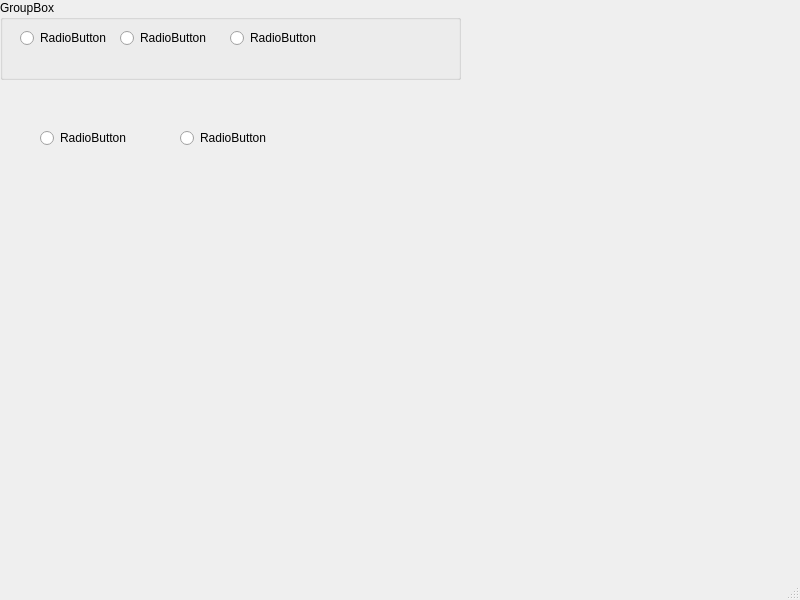
<?xml version="1.0" encoding="UTF-8"?>
<ui version="4.0">
 <class>MainWindow</class>
 <widget class="QMainWindow" name="MainWindow">
  <property name="geometry">
   <rect>
    <x>0</x>
    <y>0</y>
    <width>800</width>
    <height>600</height>
   </rect>
  </property>
  <property name="windowTitle">
   <string>MainWindow</string>
  </property>
  <widget class="QWidget" name="centralwidget">
   <widget class="QGroupBox" name="groupBox">
    <property name="geometry">
     <rect>
      <x>0</x>
      <y>0</y>
      <width>461</width>
      <height>80</height>
     </rect>
    </property>
    <property name="title">
     <string>GroupBox</string>
    </property>
    <widget class="QRadioButton" name="radioButton">
     <property name="geometry">
      <rect>
       <x>20</x>
       <y>30</y>
       <width>89</width>
       <height>16</height>
      </rect>
     </property>
     <property name="text">
      <string>RadioButton</string>
     </property>
    </widget>
    <widget class="QRadioButton" name="radioButton_2">
     <property name="geometry">
      <rect>
       <x>120</x>
       <y>30</y>
       <width>89</width>
       <height>16</height>
      </rect>
     </property>
     <property name="text">
      <string>RadioButton</string>
     </property>
    </widget>
    <widget class="QRadioButton" name="radioButton_3">
     <property name="geometry">
      <rect>
       <x>230</x>
       <y>30</y>
       <width>89</width>
       <height>16</height>
      </rect>
     </property>
     <property name="text">
      <string>RadioButton</string>
     </property>
    </widget>
   </widget>
   <widget class="QRadioButton" name="radioButton_4">
    <property name="geometry">
     <rect>
      <x>40</x>
      <y>130</y>
      <width>89</width>
      <height>16</height>
     </rect>
    </property>
    <property name="text">
     <string>RadioButton</string>
    </property>
   </widget>
   <widget class="QRadioButton" name="radioButton_5">
    <property name="geometry">
     <rect>
      <x>180</x>
      <y>130</y>
      <width>89</width>
      <height>16</height>
     </rect>
    </property>
    <property name="text">
     <string>RadioButton</string>
    </property>
   </widget>
  </widget>
  <widget class="QMenuBar" name="menubar">
   <property name="geometry">
    <rect>
     <x>0</x>
     <y>0</y>
     <width>800</width>
     <height>23</height>
    </rect>
   </property>
  </widget>
  <widget class="QStatusBar" name="statusbar"/>
 </widget>
 <resources/>
 <connections/>
</ui>
